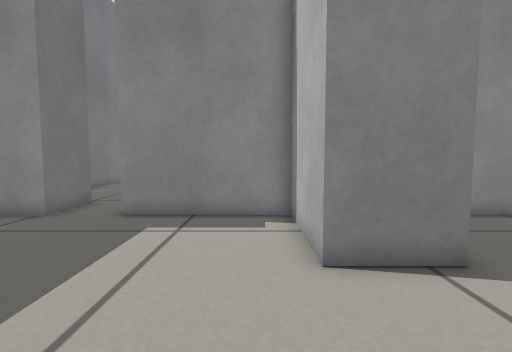
View 1 (above)

19 first-person views from a walk through a robot-simulator world made for Gazebo. The camera is 0.38 m above the floor, tilts 4° down and sees 85° across. The floor is counted in squares, 0.2 m on a side. Each view is taken from the middle of a square. On the plan, view 1 faces up. The plan holds only what a view shows up to about 16 squares ahead; the rest is blank.

View 2
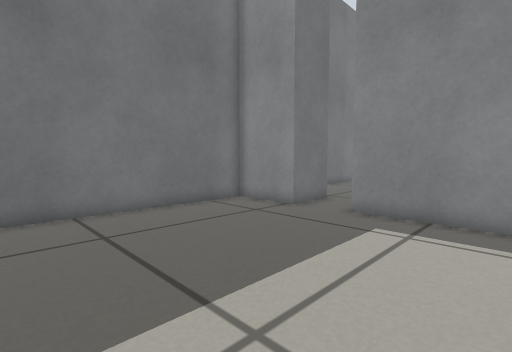

View 3
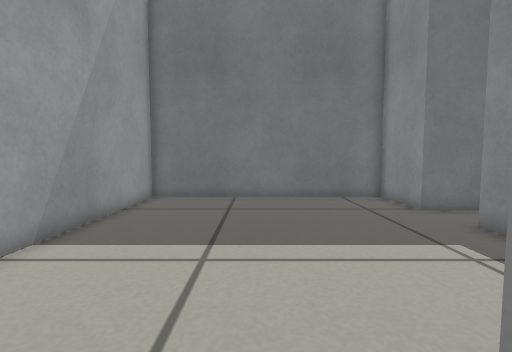

View 4
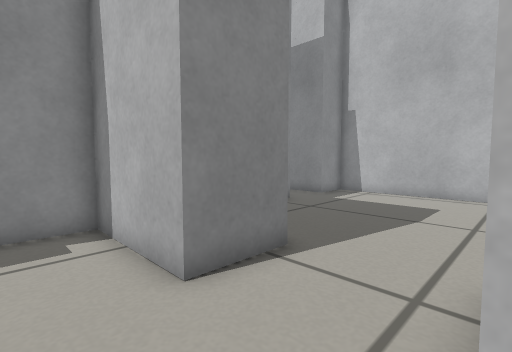

View 5
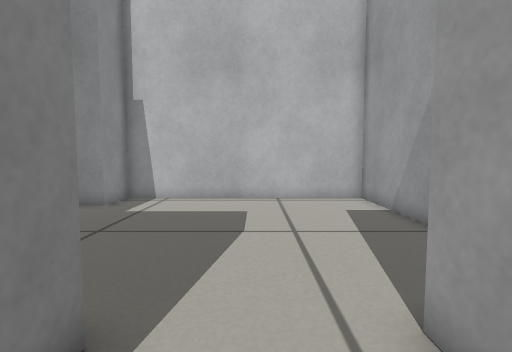

View 6
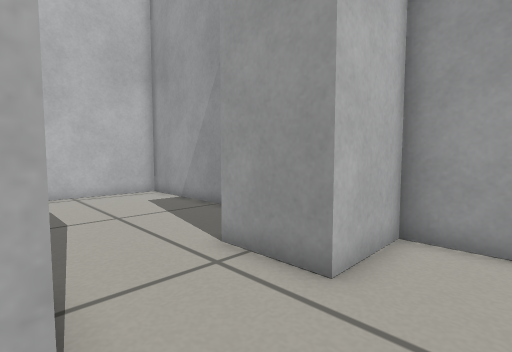

View 7
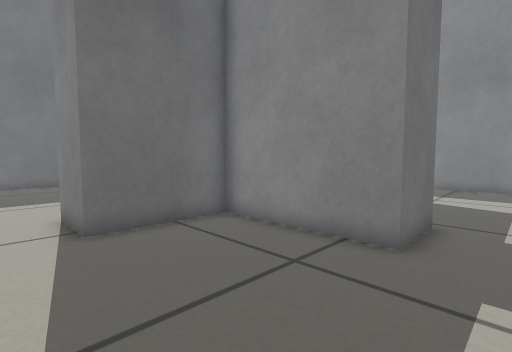

View 8
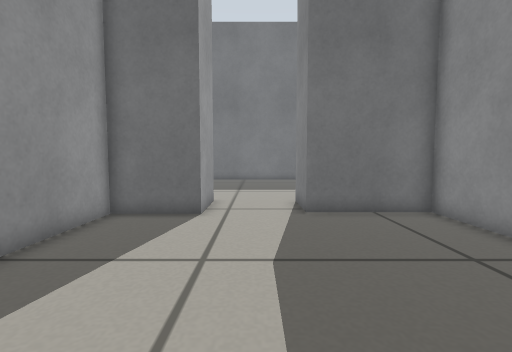

View 9
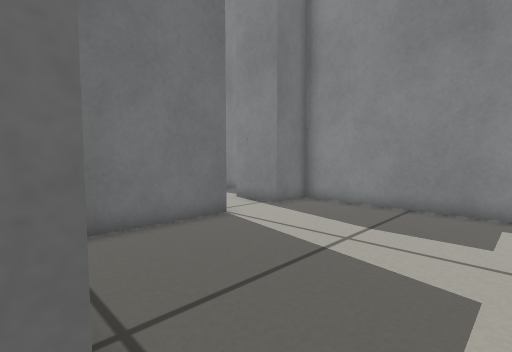

View 10
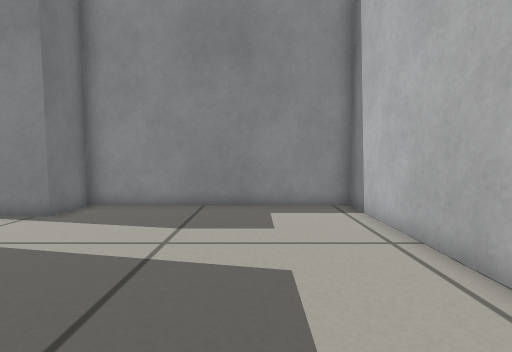

View 11
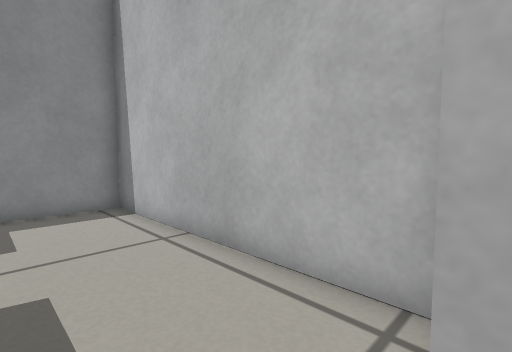

View 12
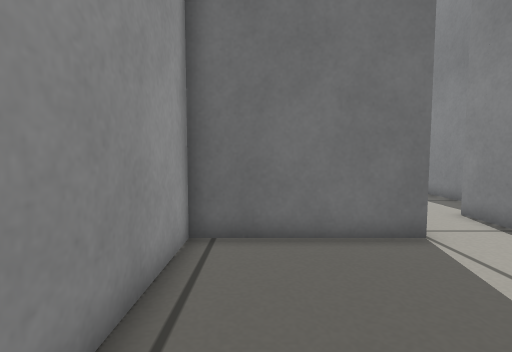

View 13
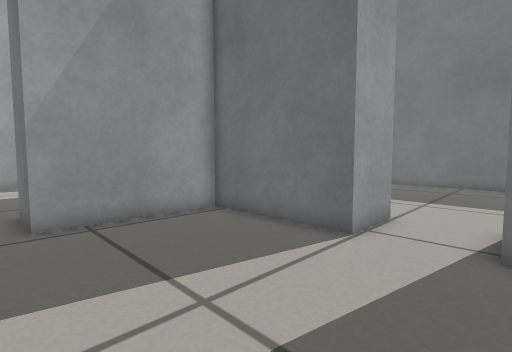

View 14
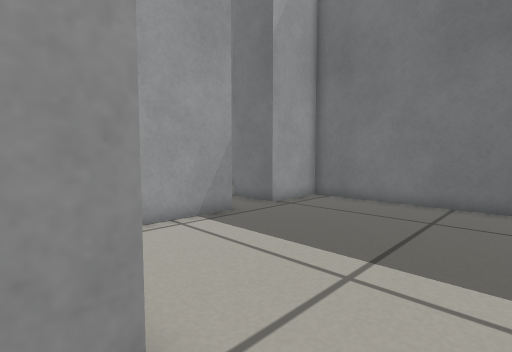

View 15
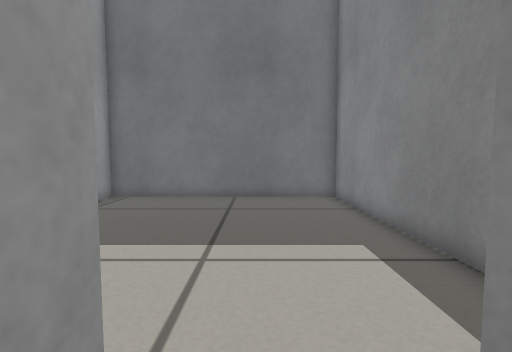

View 16
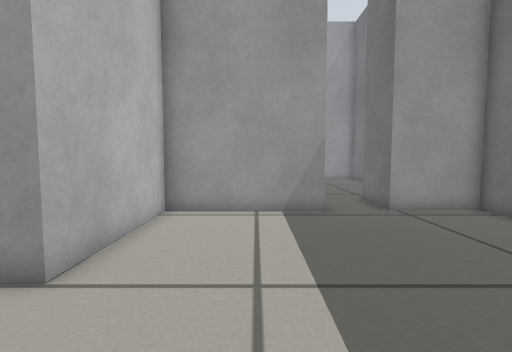

View 17
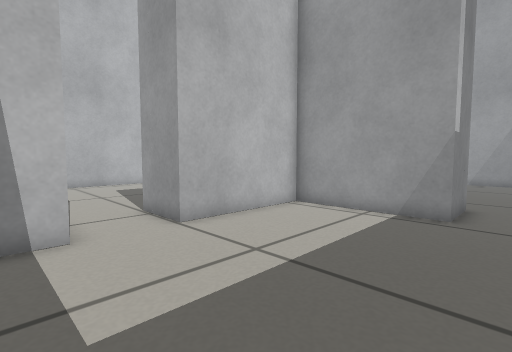

View 18
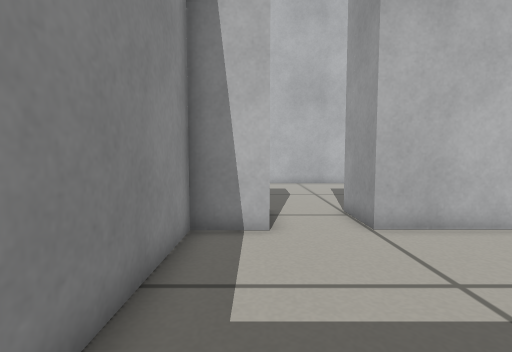

View 19
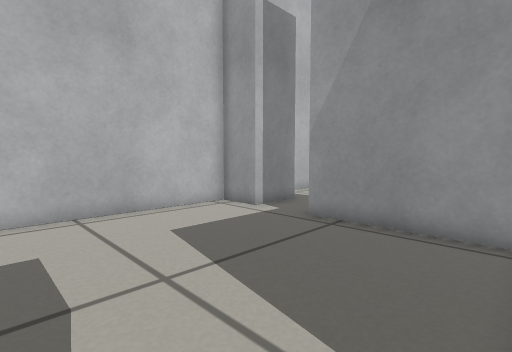

### Floor plan
Ten units are one square. View 1 is at (0, 0); x grows to the right and y downward. Boxes are objects, and circles mark ways between rooms. Rooms are numbered by the first view taken in them; rooms with no view inside come last. Other rooms are left out.
<svg viewBox="-104 -222 245 245">
<path fill="none" stroke="#000" d="M11 -47 11 -89 -44 -89 -44 -114M-67 -113 -67 -89 -99 -89 -99 18 11 18 11 -12M11 -12 39 -12 39 18 136 18 136 -89 117 -89 117 -114M91 -114 91 -89 36 -89 36 -47 11 -47M117 -114 136 -114 136 -217 36 -217 36 -197 11 -197M11 -169 36 -169 36 -114 91 -114M-44 -114 11 -114 11 -169M11 -197 11 -217 -99 -217 -99 -113 -67 -113"/>
<circle cx="0" cy="-30" r="3" fill="#2a7"/>
<circle cx="-55" cy="-115" r="3" fill="#2a7"/>
<circle cx="105" cy="-115" r="3" fill="#2a7"/>
<circle cx="10" cy="-185" r="3" fill="#2a7"/>
<text x="-50" y="-40">1</text>
<text x="80" y="-40">2</text>
<text x="80" y="-170">3</text>
<text x="-40" y="-170">4</text>
</svg>
Room 1 opens to room 2. Room 1 opens to room 4. Room 2 opens to room 3. Room 3 opens to room 4.

Where each view was taken, in squares from view 1:
view 1: 0 up, 0 right, facing up
view 2: 0 up, 0 right, facing up-left
view 3: 3 up, 3 right, facing left
view 4: 1 up, 1 left, facing up-right
view 5: 3 up, 1 right, facing right
view 6: 5 up, 1 left, facing down-right
view 7: 3 up, 11 right, facing up-left
view 8: 3 up, 13 right, facing left
view 9: 11 up, 11 right, facing up-left
view 10: 11 up, 10 right, facing up
view 11: 11 up, 10 right, facing up-right
view 12: 13 up, 10 right, facing left
view 13: 20 up, 10 right, facing down-left
view 14: 19 up, 2 right, facing down-left
view 15: 18 up, 3 right, facing left
view 16: 21 up, 2 left, facing down
view 17: 21 up, 6 left, facing down-right
view 18: 20 up, 6 left, facing right
view 19: 19 up, 4 right, facing down-right
